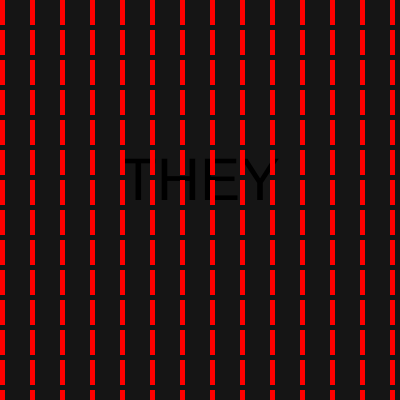
Frame 1 (no input)
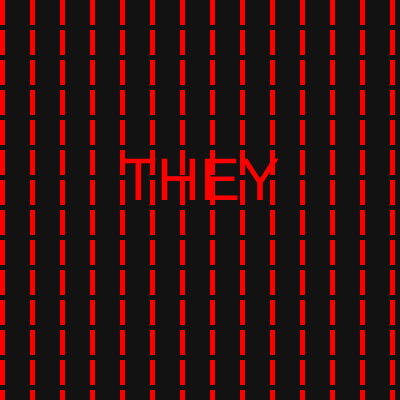
Frame 60 (no input)
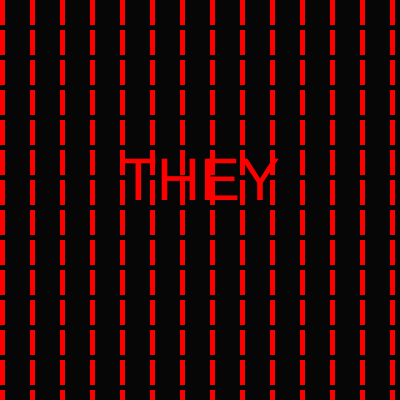
Frame 120 (the mouse pressed at the canvas centre since frame 60)

The p5.js sketch that drew these frames (run headless with seeded random() and noise() and a simulated clock; from frame 60 on, the mouse is pressed at the canvas centre):

// p5.js sketch
// ── sketch.js
let state = 0;
let timer = 0;

function setup() {
  createCanvas(400, 400);
  textAlign(CENTER);
}

function draw() {
  background(220);
  textSize(60);

  switch (state) {

    case 0:
      background(random(30));
      text("THEY", width / 2, height / 2);
      noStroke();
      fill('red');
      for (let j = 0; j <= height; j += 30) {
        for (let i = 0; i <= width; i += 30) {
          rect(i, j, 5, 25);
        }
      }
      break;

    case 1:
      background('white');
      text("CAN", width / 2, height / 2);
      break;

    case 2:
      background('WHITE');
      text("SEE", width / 2, height / 2);
      break;

    case 3:
      background('BLACK');
      text("YOU", width / 2, height / 2);
      break;

    case 4:
      background('white');
      text("NEVER STOP", width / 2, height / 2);
      break;

  }
}

function mouseReleased() {
  state = state + 1;
  //same as state++
  if (state > 4) {
    state = 0;

  }
}
